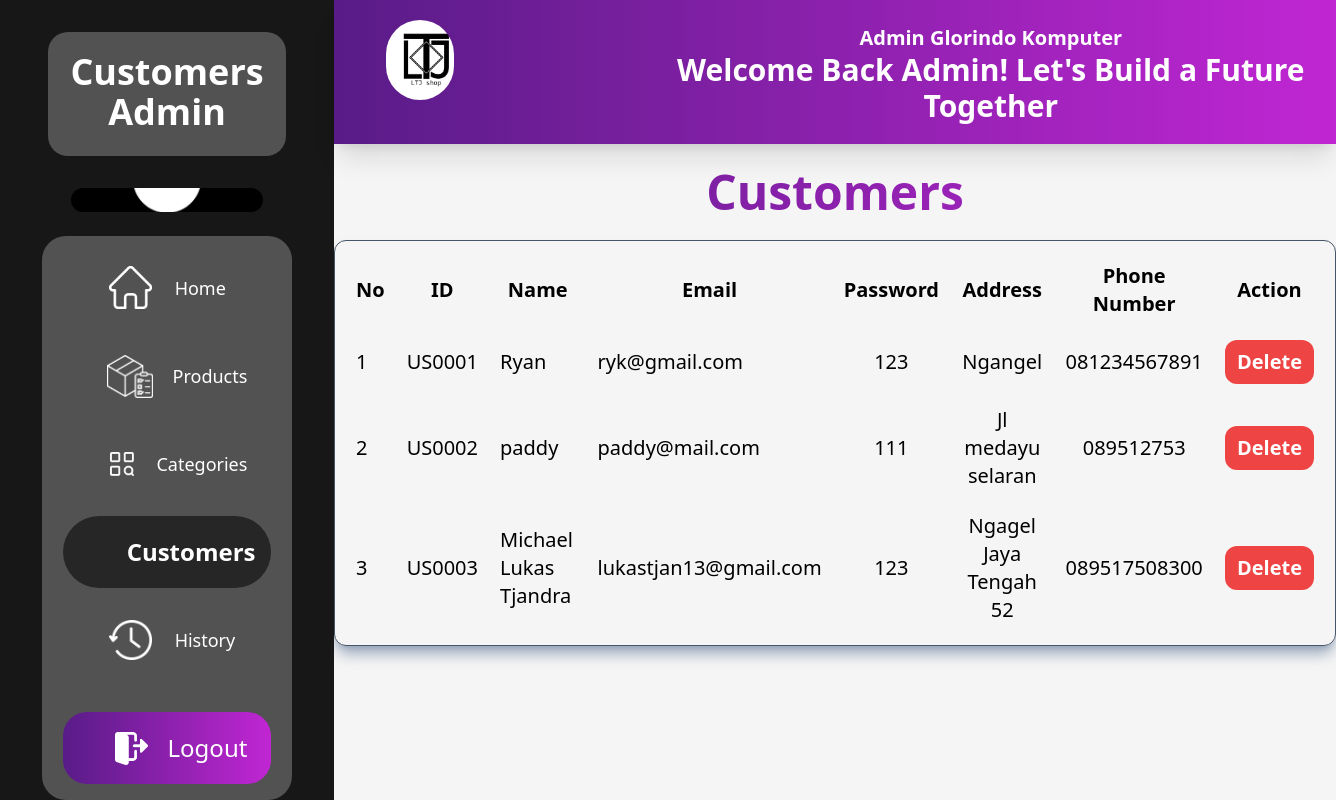
Page /customerAdmin.php (signed in) on the earlier database version.
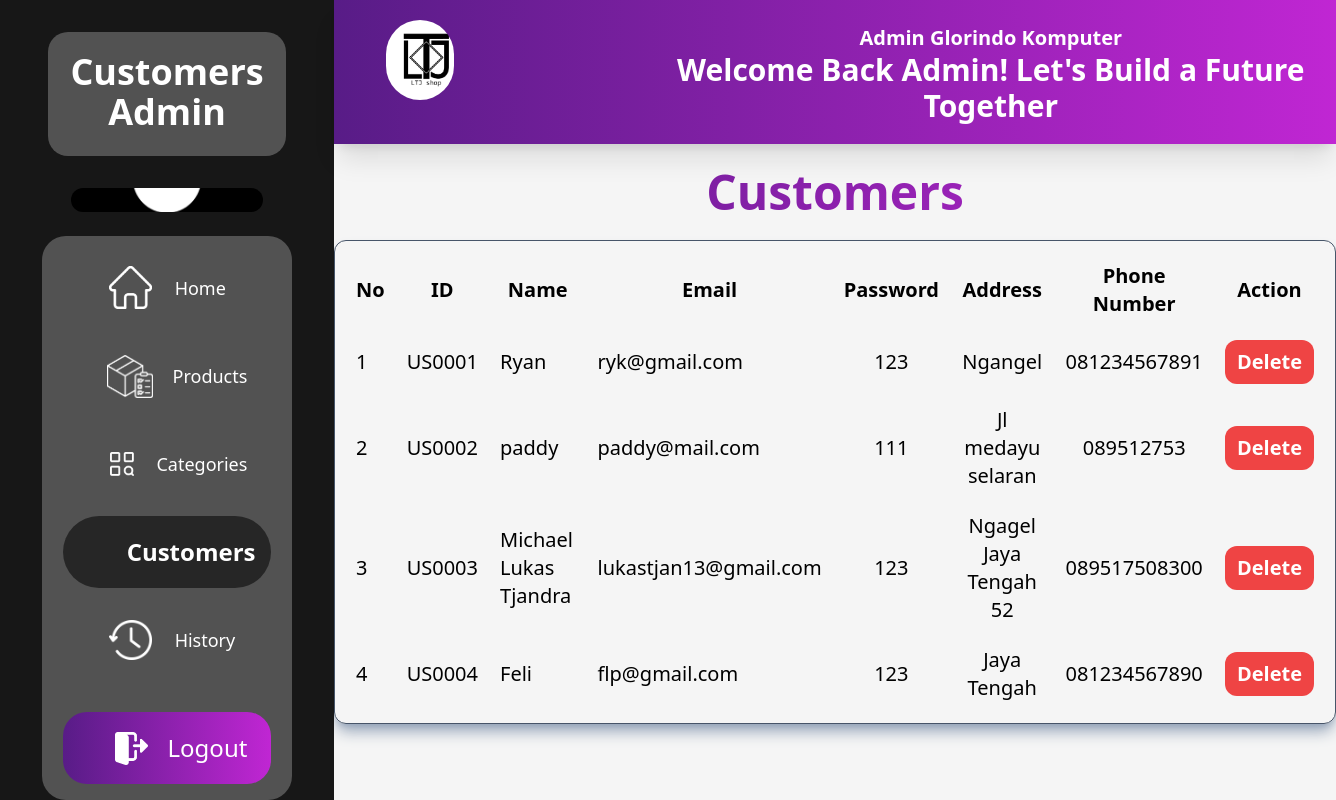
Same page on the later database version.
### tables this page shows
CREATE TABLE `users` (
  `id_users` varchar(200) NOT NULL,
  `nama` varchar(200) DEFAULT NULL,
  `email` varchar(200) DEFAULT NULL,
  `telp` varchar(100) DEFAULT NULL,
  `alamat` varchar(200) DEFAULT NULL,
  `password` varchar(200) DEFAULT NULL,
  `status` tinyint(1) DEFAULT NULL,
  PRIMARY KEY (`id_users`)
);

### customerAdmin.php (the view, shortened to what this page needs)
<?php
    require_once('connection.php');
?>
<!DOCTYPE html>
<html lang="en">
<head>
    <script src="https://cdn.tailwindcss.com"></script>
</head>
<body>
    <form action="" method="POST">
        <div class="flex h-screen">
            <div class="flex-auto w-1/3 bg-neutral-900 flex flex-col text-center">
                <div class="text-4xl px-5 pt-5 pb-6 mb-8 bg-neutral-600 mt-8 mx-12 rounded-[20px] font-semibold text-white">Customers Admin</div>
                <div class="w-48 h-48 rounded-full mx-auto bg-white bg-center" style="background-image: url('assets/userdrrichardlee.png'); background-size: 101%;"></div>
                <div class="bg-neutral-600 w-9/12 h-auto mx-auto rounded-3xl mt-6">
                    <button class="flex flex-row px-6 py-3 w-5/6 mx-auto text-lg my-4 rounded-full text-white hover:bg-neutral-900 hover:text-white" formaction="homeAdmin.php">
                        <div class="w-12 h-12 ml-5 bg-center bg-no-repeat" style="background-image: url('assets/home.png'); background-size: 90%;"></div>
                        <div class="my-auto ml-5">Home</div>
                    </button>
                    <button class="flex flex-row px-6 py-3 w-5/6 mx-auto text-lg my-4 rounded-full text-white hover:bg-neutral-900 hover:text-white" formaction="productsAdmin.php">
                        <div class="w-12 h-12 ml-5 bg-center bg-no-repeat" style="background-image: url('assets/productputih.png'); background-size: 100%;"></div>
                        <div class=" my-auto ml-5">Products</div>
                    </button>
                    <button class="flex flex-row px-6 py-3 w-5/6 mx-auto text-lg my-4 rounded-full text-white hover:bg-neutral-900 hover:text-white" formaction="categoriesAdmin.php">
                        <div class="w-12 h-12 ml-5 bg-center bg-no-repeat" style="background-image: url('assets/categoryputih.png'); background-size: 80%;"></div>
                        <div class=" my-auto ml-5">Categories</div>
                    </button>
                    <button class="flex flex-row px-6 py-3 w-5/6 mx-auto text-2xl bg-neutral-800 text-white rounded-full hover:bg-neutral-900 focus:ring-4 active:ring-green-200 focus:outline-none my-4" formaction="#">
                        <div class=" my-auto ml-5 font-bold">Customers</div>
                    </button>
                    <button class="flex flex-row px-6 py-3 w-5/6 mx-auto text-lg my-4 rounded-full text-white hover:bg-neutral-900 hover:text-white" formaction="historyAdmin.php">
                        <div class="w-12 h-12 ml-5 bg-center bg-no-repeat" style="background-image: url('assets/history.png'); background-size: 90%;"></div>
                        <div class=" my-auto ml-5">History</div>
                    </button>
                    <button class="flex flex-row px-6 py-3 w-5/6 mx-auto text-lg mt-9 mb-4 rounded-3xl text-white bg-gradient-to-r from-purple-900 to-fuchsia-600 hover:bg-gradient-to-r hover:from-purple-700 hover:to-fuchsia-400 group" name="btnLogout">
                        <div class="w-12 h-12 ml-6 bg-center bg-no-repeat group-hover:scale-110" style="background-image: url('assets/logout.png'); background-size: 80%;"></div>
                        <div class=" my-auto ml-4 text-2xl group-hover:font-bold">Logout</div>
                    </button>
                </div>
            </div>
            <div class="flex-auto flex flex-col w-full bg-neutral-100">
                <div class="flex bg-gradient-to-r from-purple-900 to-fuchsia-600 p-5 mb-5 shadow-xl">
                    <div class="w-20 h-20 ml-8 mr-2 rounded-full bg-slate-700 text-white text-center bg-[url('assets/Logo.jpg')] bg-cover"></div>
                    <div class="pt-1 pl-7 ml-44 block text-center text-white">
                        <div class="text-xl my-auto font-bold">Admin Glorindo Komputer</div>
                        <div class="text-3xl my-auto font-bold">Welcome Back Admin! Let's Build a Future Together</div>
                    </div>
                </div>
                <div class="overflow-y-scroll h-screen -mt-5">
                    <div class="my-6 text-center font-bold text-5xl bg-gradient-to-r from-purple-900 to-fuchsia-600 bg-clip-text text-transparent">Customers</div>
                    <table class="table-auto mx-auto border-separate border-spacing-5 border border-slate-600 text-xl shadow-lg shadow-slate-400 rounded-xl" id="list_categories">
                            <tr>
                                <th class="col">No</th>
                                <th class="col">ID</th>
                                <th class="col">Name</th>
                                <th class="col">Email</th>
                                <th class="col">Password</th>
                                <th class="col">Address</th>
                                <th class="col">Phone Number</th>
                                <th class="col">Action</th>
                            </tr>
                            <?php
                                $nomer = 0;
                                $all_items = mysqli_query($conn, "select * from users");
                                if($all_items->num_rows == 0){
                            ?>
                                <tr>
                                    <td colspan="3" class="text-center">There's No Customers yet..</td>
                                </tr>
                            <?php
                                }else{
                                    while($row = mysqli_fetch_row($all_items)){
                                        $nomer++;
                                        if($row[6] == '1'){
                            ?>
                                <tr>
                                    <td class="col"><?= $nomer?></td>
                                    <td class="col"><?= $row[0]?></td>
                                    <td class="col"><?=$row[1]?></td>
                                    <td class="col"><?=$row[2]?></td>
                                    <td class="col text-center"><?=$row[5]?></td>
                                    <td class="col text-center"><?=$row[4]?></td>
                                    <td class="col text-center"><?=$row[3]?></td>
                                    <td class="col">
                                        <button class="px-3 py-2 rounded-xl text-white font-semibold bg-red-500 hover:bg-red-600"
                                        type="submit" name="deleteUser" value="<?= $row[0]?>">Delete</button>
                                    </td>
                                </tr>
                            <?php
                                        }
                                    }
                                }
                            ?>
                        </table>
                </div>
            </div>
        </div>
    </form>
</body>
</html>

Differences in the rows shown:
added users: id_users "US0004", nama "Feli", email "flp@gmail.com", password "123", alamat "Jaya Tengah", telp "081234567890"
